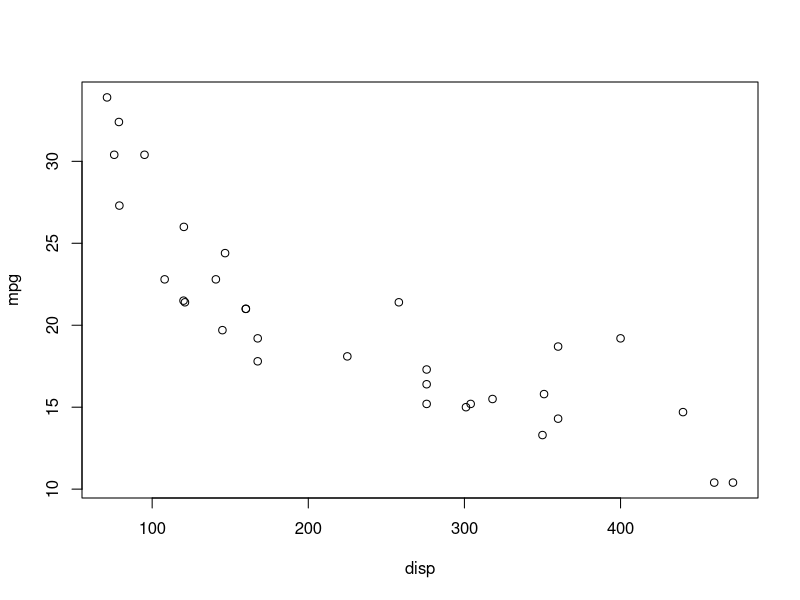
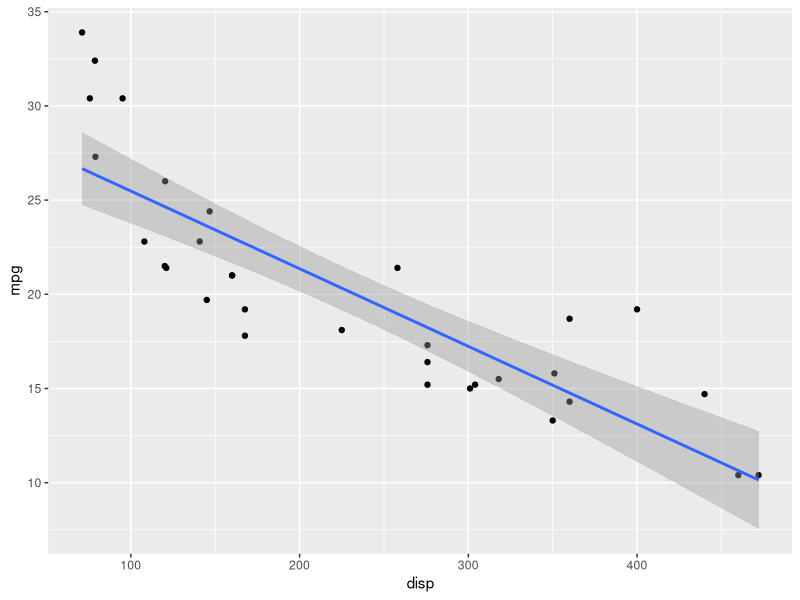
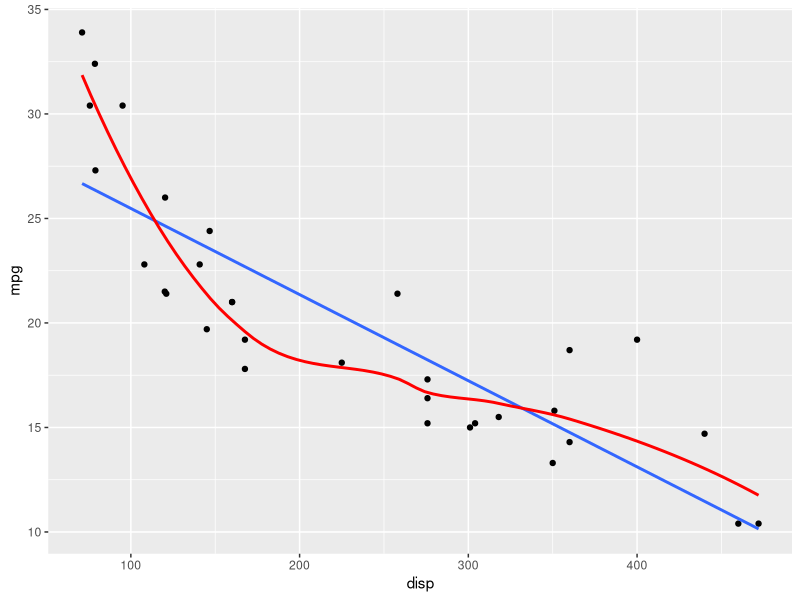
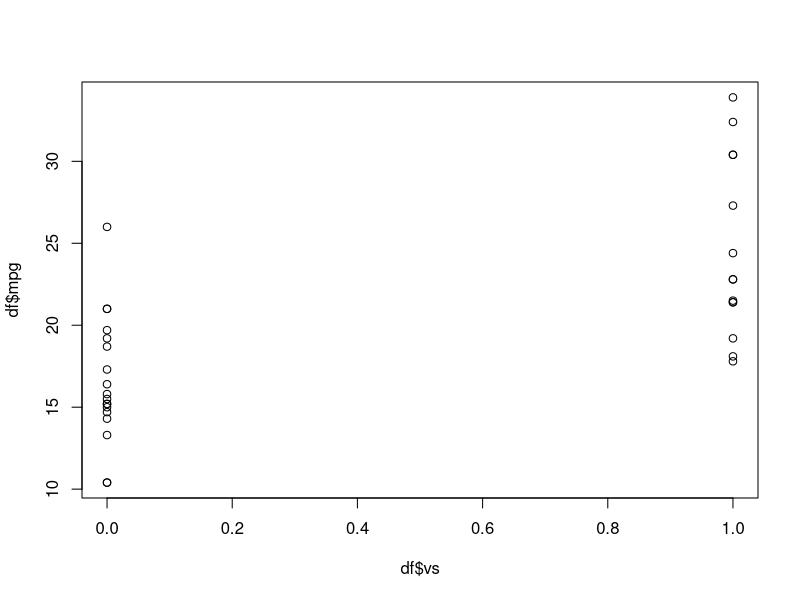
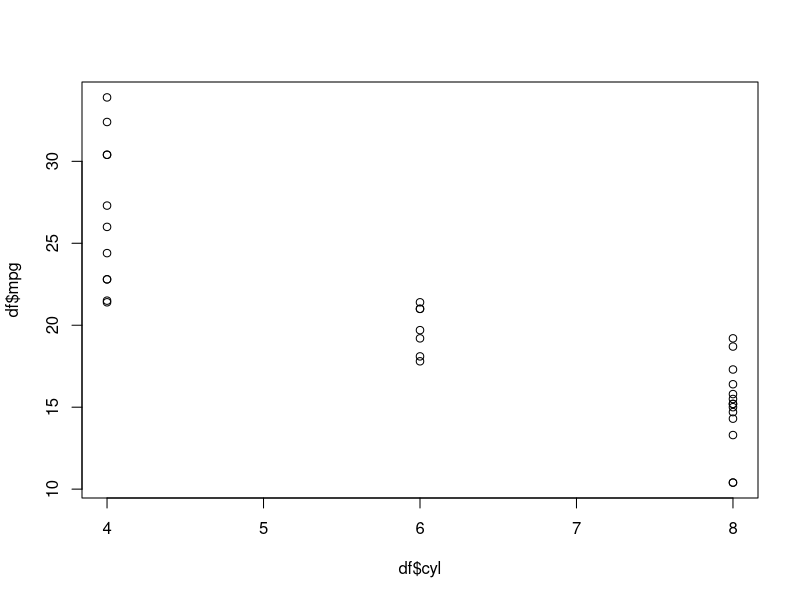
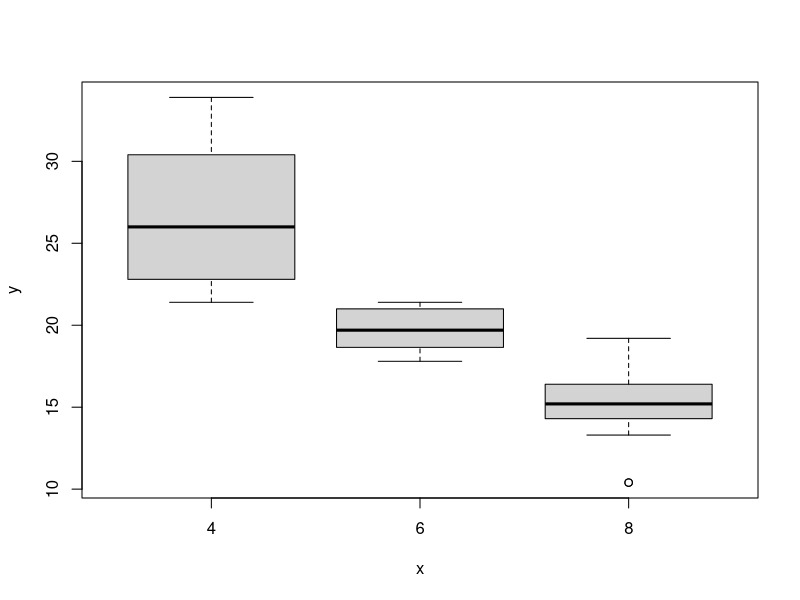
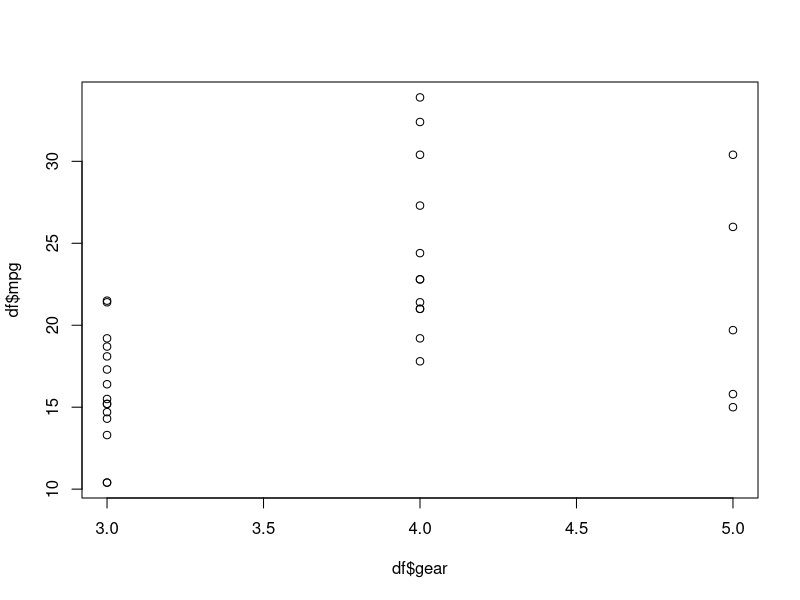
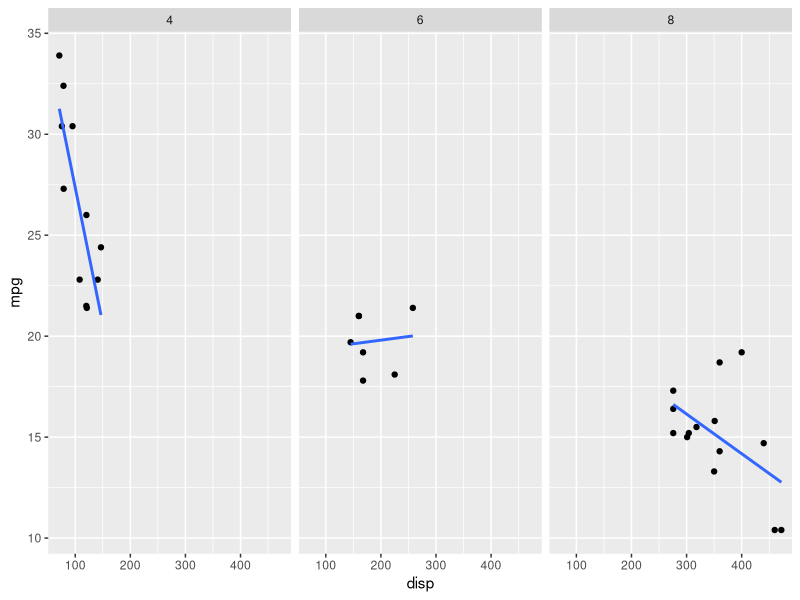

These charts were generated, in order, by the following R code:
library(tidyverse)

# Simple and Polynomial

(df <- mtcars[, c(1, 8, 9, 2, 10, 3, 4, 6)])

with(df, plot(disp, mpg))

lm(df$mpg ~ df$disp)
lm(mpg ~ disp, df)

df %>%
  ggplot(aes(x = disp, y = mpg)) +
  geom_point() +
  geom_smooth(method = "lm")

df %>%
  ggplot(aes(x = disp, y = mpg)) +
  geom_point() +
  geom_smooth(method = "lm", se = F) +
  geom_smooth(se = F, color = "red")

lm(mpg ~ disp + 0, df)
lm(mpg ~ disp - 1, df)

lm(log(mpg) ~ disp, df)

lm(mpg ~ disp + disp ^ 2, df)
lm(mpg ~ disp + I(disp ^ 2), df)
lm(mpg ~ poly(disp, 2, raw = T), df)

# Dummy Variable

plot(df$vs, df$mpg)
lm(mpg ~ vs, df)

plot(df$cyl, df$mpg)
lm(mpg ~ cyl, df)

str(df$cyl)
df$cyl <- factor(df$cyl)
str(df$cyl)

plot(df$cyl, df$mpg)
lm(mpg ~ cyl, df)

plot(df$gear, df$mpg)
lm(mpg ~ factor(gear), df)

# Multiple

lm(mpg ~ disp + cyl, df)

df %>%
  ggplot(aes(x = disp, y = mpg)) +
  geom_point() +
  geom_smooth(method = "lm", se = F) +
  facet_wrap(~ cyl)

lm(mpg ~ disp + cyl + disp:cyl, df)
lm(mpg ~ disp * cyl, df)
lm(mpg ~ (disp + cyl) ^ 2, df)

lm(mpg ~ disp * hp * cyl, df)
lm(mpg ~ (disp + hp + cyl) ^ 3, df)
lm(mpg ~ (disp + hp + cyl) ^ 2, df)

lm(mpg ~ ., df)

# Result

ols1 <- lm(mpg ~ disp + hp, df)
ols2 <- lm(mpg ~ disp + hp + cyl, df)

summary(ols1)
summary(ols2)

anova(ols1)
anova(ols2)
anova(ols1, ols2)

summary(ols2)$r.squared
AIC(ols2)
BIC(ols2)

coef(ols2)
confint(ols2)

fitted(ols2)
resid(ols2)

library(broom)
tidy(ols2)
augment(ols2)
glance(ols2)

# Subset Selection

lm(mpg ~ disp, subset = 1:30, df)
lm(mpg ~ disp, df, subset = cyl == "4")

step(ols2, direction = "forward")
step(ols2, direction = "backward")
step(ols2, direction = "both")

library(MASS)

fit_full <- lm(mpg ~ ., df)
fit_null <- lm(mpg ~ 1, df)

stepAIC(fit_null,
        scope = list(lower = fit_null, upper = fit_full),
        trace = F)

stepAIC(fit_full,
        scope = list(lower = fit_null, upper = fit_full),
        trace = F)

rm(list = ls())
